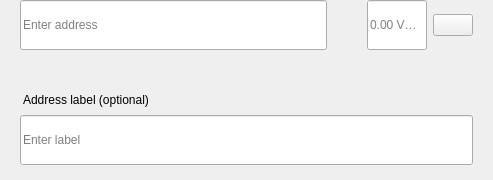
<?xml version="1.0" encoding="UTF-8"?>
<ui version="4.0">
 <class>SendMultiRow</class>
 <widget class="QWidget" name="SendMultiRow">
  <property name="geometry">
   <rect>
    <x>0</x>
    <y>0</y>
    <width>493</width>
    <height>180</height>
   </rect>
  </property>
  <property name="minimumSize">
   <size>
    <width>0</width>
    <height>0</height>
   </size>
  </property>
  <property name="maximumSize">
   <size>
    <width>16777215</width>
    <height>16777215</height>
   </size>
  </property>
  <property name="windowTitle">
   <string>Form</string>
  </property>
  <layout class="QVBoxLayout" name="verticalLayout_3">
   <property name="spacing">
    <number>0</number>
   </property>
   <property name="leftMargin">
    <number>0</number>
   </property>
   <property name="topMargin">
    <number>0</number>
   </property>
   <property name="rightMargin">
    <number>20</number>
   </property>
   <property name="bottomMargin">
    <number>5</number>
   </property>
   <item alignment="Qt::AlignTop">
    <widget class="QWidget" name="widget" native="true">
     <property name="sizePolicy">
      <sizepolicy hsizetype="Expanding" vsizetype="Maximum">
       <horstretch>0</horstretch>
       <verstretch>0</verstretch>
      </sizepolicy>
     </property>
     <property name="minimumSize">
      <size>
       <width>0</width>
       <height>60</height>
      </size>
     </property>
     <property name="maximumSize">
      <size>
       <width>16777215</width>
       <height>85</height>
      </size>
     </property>
     <layout class="QHBoxLayout" name="horizontalLayout" stretch="6,0,2">
      <property name="spacing">
       <number>0</number>
      </property>
      <property name="leftMargin">
       <number>8</number>
      </property>
      <property name="topMargin">
       <number>0</number>
      </property>
      <property name="rightMargin">
       <number>0</number>
      </property>
      <property name="bottomMargin">
       <number>0</number>
      </property>
      <item alignment="Qt::AlignTop">
       <widget class="QStackedWidget" name="stackedAddress">
        <property name="minimumSize">
         <size>
          <width>0</width>
          <height>50</height>
         </size>
        </property>
        <property name="maximumSize">
         <size>
          <width>16777215</width>
          <height>50</height>
         </size>
        </property>
        <widget class="QWidget" name="page_4">
         <property name="sizePolicy">
          <sizepolicy hsizetype="Expanding" vsizetype="Preferred">
           <horstretch>0</horstretch>
           <verstretch>0</verstretch>
          </sizepolicy>
         </property>
         <property name="minimumSize">
          <size>
           <width>0</width>
           <height>50</height>
          </size>
         </property>
         <property name="maximumSize">
          <size>
           <width>16777215</width>
           <height>55</height>
          </size>
         </property>
         <layout class="QVBoxLayout" name="verticalLayout_7">
          <property name="spacing">
           <number>0</number>
          </property>
          <property name="leftMargin">
           <number>12</number>
          </property>
          <property name="topMargin">
           <number>0</number>
          </property>
          <property name="rightMargin">
           <number>0</number>
          </property>
          <property name="bottomMargin">
           <number>0</number>
          </property>
          <item>
           <widget class="QLineEdit" name="lineEditAddress">
            <property name="minimumSize">
             <size>
              <width>0</width>
              <height>50</height>
             </size>
            </property>
            <property name="maximumSize">
             <size>
              <width>16777215</width>
              <height>50</height>
             </size>
            </property>
            <property name="placeholderText">
             <string>Enter address</string>
            </property>
           </widget>
          </item>
         </layout>
        </widget>
        <widget class="QWidget" name="page_3"/>
       </widget>
      </item>
      <item>
       <spacer name="horizontalSpacer_3">
        <property name="orientation">
         <enum>Qt::Horizontal</enum>
        </property>
        <property name="sizeType">
         <enum>QSizePolicy::Fixed</enum>
        </property>
        <property name="sizeHint" stdset="0">
         <size>
          <width>40</width>
          <height>20</height>
         </size>
        </property>
       </spacer>
      </item>
      <item>
       <layout class="QHBoxLayout" name="horizontalLayout_2">
        <property name="spacing">
         <number>6</number>
        </property>
        <item alignment="Qt::AlignTop">
         <widget class="QLineEdit" name="lineEditAmount">
          <property name="sizePolicy">
           <sizepolicy hsizetype="Expanding" vsizetype="Preferred">
            <horstretch>0</horstretch>
            <verstretch>0</verstretch>
           </sizepolicy>
          </property>
          <property name="minimumSize">
           <size>
            <width>0</width>
            <height>50</height>
           </size>
          </property>
          <property name="maximumSize">
           <size>
            <width>16777215</width>
            <height>50</height>
           </size>
          </property>
          <property name="maxLength">
           <number>17</number>
          </property>
          <property name="alignment">
           <set>Qt::AlignLeading|Qt::AlignLeft|Qt::AlignVCenter</set>
          </property>
          <property name="placeholderText">
           <string notr="true">0.00 VSYNC</string>
          </property>
         </widget>
        </item>
        <item>
         <layout class="QVBoxLayout" name="verticalLayout">
          <property name="topMargin">
           <number>14</number>
          </property>
          <property name="bottomMargin">
           <number>0</number>
          </property>
          <item alignment="Qt::AlignTop">
           <widget class="QPushButton" name="btnMenu">
            <property name="minimumSize">
             <size>
              <width>0</width>
              <height>0</height>
             </size>
            </property>
            <property name="maximumSize">
             <size>
              <width>16777215</width>
              <height>16777215</height>
             </size>
            </property>
            <property name="focusPolicy">
             <enum>Qt::NoFocus</enum>
            </property>
            <property name="text">
             <string/>
            </property>
           </widget>
          </item>
         </layout>
        </item>
       </layout>
      </item>
     </layout>
    </widget>
   </item>
   <item>
    <widget class="QWidget" name="layoutLabel" native="true">
     <property name="minimumSize">
      <size>
       <width>0</width>
       <height>0</height>
      </size>
     </property>
     <property name="maximumSize">
      <size>
       <width>16777215</width>
       <height>16777215</height>
      </size>
     </property>
     <layout class="QVBoxLayout" name="verticalLayout_9">
      <property name="spacing">
       <number>6</number>
      </property>
      <property name="leftMargin">
       <number>20</number>
      </property>
      <property name="topMargin">
       <number>0</number>
      </property>
      <property name="rightMargin">
       <number>0</number>
      </property>
      <property name="bottomMargin">
       <number>10</number>
      </property>
      <item>
       <spacer name="verticalSpacer">
        <property name="orientation">
         <enum>Qt::Vertical</enum>
        </property>
        <property name="sizeType">
         <enum>QSizePolicy::Fixed</enum>
        </property>
        <property name="sizeHint" stdset="0">
         <size>
          <width>20</width>
          <height>20</height>
         </size>
        </property>
       </spacer>
      </item>
      <item>
       <widget class="QLabel" name="labelSubtitleDescription">
        <property name="styleSheet">
         <string notr="true">margin-bottom:2px;
margin-left:0.05px;
padding:0px;</string>
        </property>
        <property name="text">
         <string>Address label (optional)</string>
        </property>
       </widget>
      </item>
      <item>
       <widget class="QLineEdit" name="lineEditDescription">
        <property name="minimumSize">
         <size>
          <width>0</width>
          <height>50</height>
         </size>
        </property>
        <property name="maximumSize">
         <size>
          <width>16777215</width>
          <height>50</height>
         </size>
        </property>
        <property name="placeholderText">
         <string>Enter label</string>
        </property>
       </widget>
      </item>
     </layout>
    </widget>
   </item>
  </layout>
 </widget>
 <resources/>
 <connections/>
</ui>
